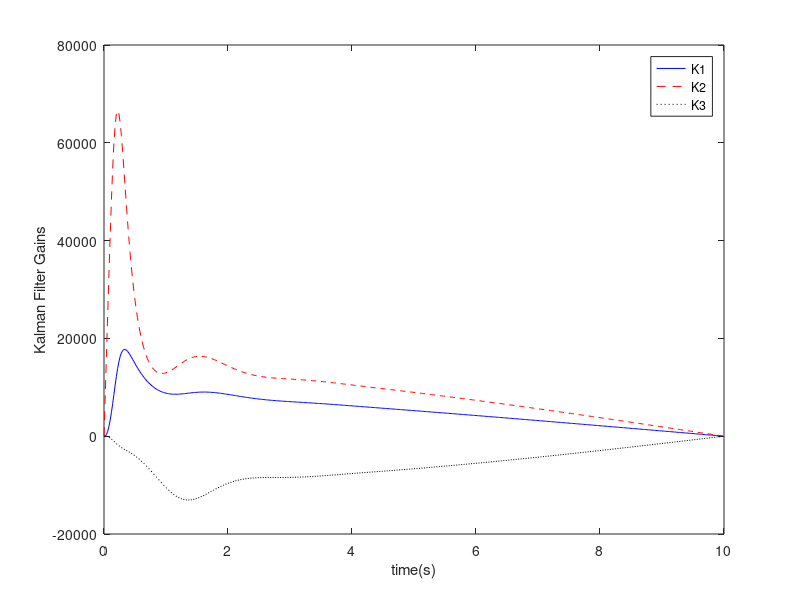
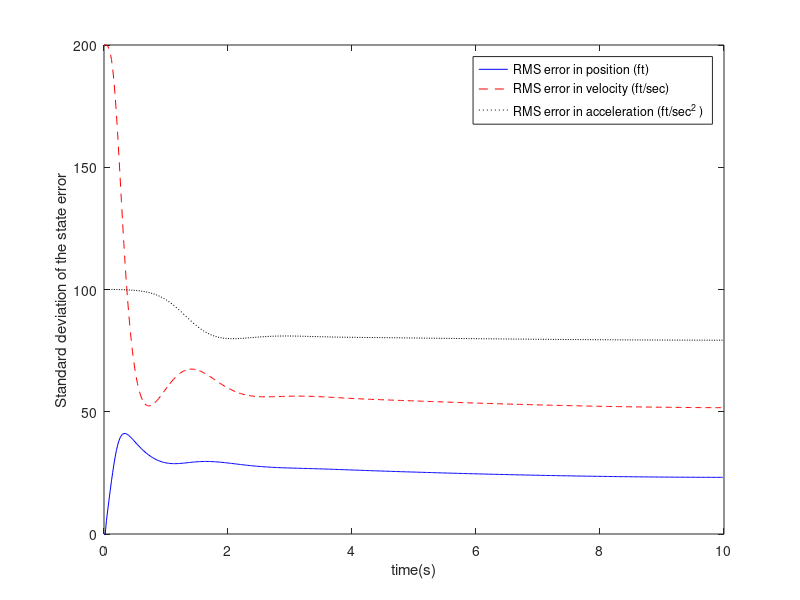
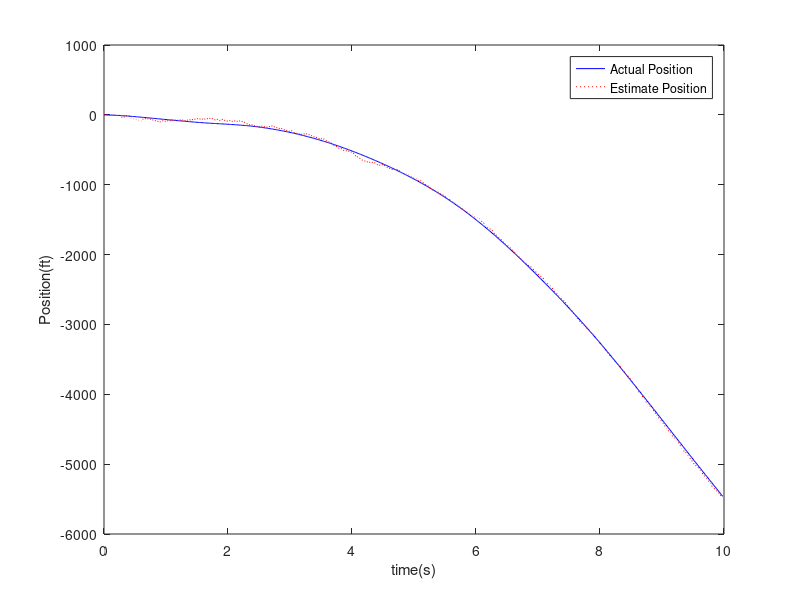
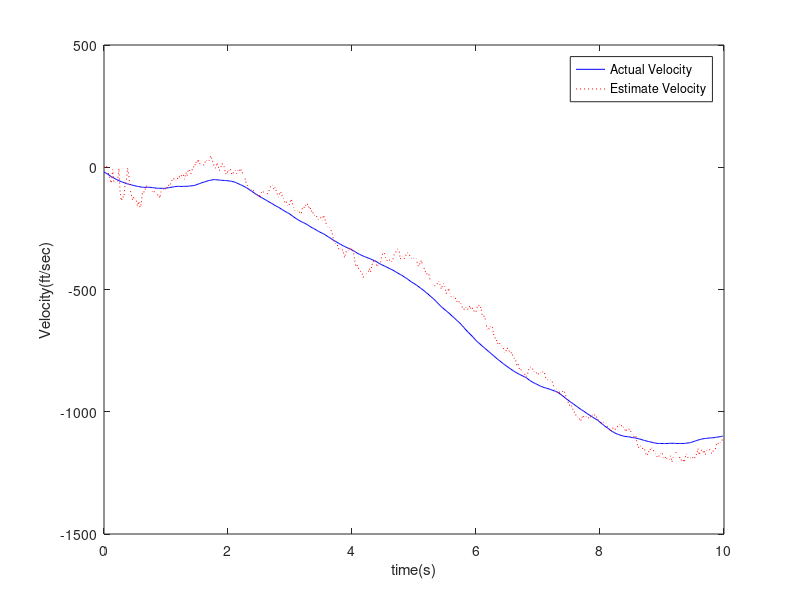

MATLAB code for these plots, in order:
% ---------------------------------------------------
% MAE 271B Project
% Zhiyuan Cao
% 02/27/17
% ---------------------------------------------------
clc;clear;
% ---------------------------------------------------
% GLOBAL CONSTANTS
% ---------------------------------------------------
vc = 300;                        % ft/sec
tf = 10;                         % sec
R1 = 15e-6;                      % rad^2sec
R2 = 1.67e-3;                    % rad^2sec^3
tau = 2;                         % sec
dt = 0.02;                       % sec
sdt = sqrt(dt);                  % sqrt(dt)
t = linspace(0, tf-dt, tf/dt)';  % discrete t
m = length(t);
ns = 1;                         % number of simulation
% ---------------------------------------------------
% STATS
% ---------------------------------------------------
y_mea = 0;
v_mea = 0;
a_mea = 0;
n_mea =0;                       
y_sig = 0;
v_sig = 200;
v_var = 200^2;
a_sig = 100;
a_var = 100^2;
V = zeros(1, m);                  % State Noise PSD
for ii = 1 : m
    V(ii) = R1 + R2/((tf-t(ii))^2);
end
% -----------------------------------------------
% STATE SPACE
% -----------------------------------------------
F = [0 1 0; 0 0 -1; 0 0 -1/tau];
B = [0 1 0]';
G = [0 0 1]';
W = G*a_sig^2*G';
H = zeros(3, m);                 % Measurement Matrix
M = zeros(3, 3, m);
for ii = 1 : m
    H(:, ii) = [1/(vc*(tf-t(ii))) 0 0];
    M(:, :, ii) = H(:, ii)*H(:, ii)'/V(ii);
end
% -----------------------------------------------
% GLOBAL DATA STRUCTURE
% -----------------------------------------------
err_g = zeros(3, m, ns);          % Global Err
err_aver = zeros(3, m);           % Global Err Aver
P_aver = zeros(3, 3, m);          % Global Var Aver
res_g = zeros(1, m, ns);          % Global Res
res_aver = zeros(1, m);           % Global Res Aver
% ---------------------------------------------------
% Main Loop
% ---------------------------------------------------
for jj = 1:ns
    % -------------------------------------------
    % DATA STRUCTURE
    % -------------------------------------------
    Wat = zeros(1, m);          % Process Noise
    x = zeros(3, m);            % Actual State x
    dx = zeros (3, m);          % Actual Delta x
    n = zeros(1, m);            % State Noise
    z = zeros(1, m);            % Measurement    
    xhat = zeros(3, m);         % Estimate State x
    dxh = zeros(3, m);          % Estimate Delta x    
    P = zeros(3, 3, m);         % Variance
    K = zeros(3, m);            % Kalman Gain    
    err = zeros(3, m);          % Error
    res = zeros(1, m);          % Residues
    % -----------------------------------------------
    % INITILIZE VALUES
    % -----------------------------------------------
    v0 = normrnd(v_mea, v_sig);
    a0 = normrnd(a_mea, a_sig); 
    Wat(1) = normrnd(a_mea, a_sig/sdt);    
    x(:, 1) = [0, v0, a0]';
    dx(:, 1) = F*x(:, 1) + G*Wat(1);
    n(1) = normrnd(0, sqrt(V(1)/dt));    
    z(:, 1) = H(:, 1)'*x(:, 1) + n(1);
    P(:, :, 1) = [0 0 0; 0 v_var 0; 0 0 a_var];
    K(:, 1) = P(:, :, 1)*H(:, 1)/V(1);   
    % -----------------------------------------------
    % UPDATE 
    % -----------------------------------------------
    for ii = 1 : m - 1          
        % UPDATE VARIANCE
        dp = F*P(:, :, ii) + P(:, :, ii)*F'...
            - P(:, :, ii)*M(:, :, ii)*P(:, :, ii)...
            + W;
        P(:, :, ii + 1) = P(:, :, ii) + dp*dt;
        % UPDATE KALMAN GAIN
        K(:, ii + 1) = P(:, :, ii + 1)*H(:, ii + 1)/V(ii + 1);
        % UPDATE INPUT
        Wat(ii + 1) = normrnd(a_mea, sqrt(a_var/dt)); 
        n(ii + 1) = normrnd(n_mea, sqrt(V(ii)/dt));        
        % UPDATE ACTUAL STATE        
        dx(:, ii + 1) = F*x(:, ii) + G*Wat(ii + 1);
        x(:, ii + 1) = x(:, ii) + dx(:, ii + 1)*dt;
        z(:, ii + 1) = H(:, ii + 1)'*x(:, ii + 1) + n(ii + 1);
        % UPDATE ESTIMATE STATE
        dxh(:, ii + 1) = F*xhat(:, ii) + K(:, ii)...
            *(z(:, ii) - H(:, ii)'*xhat(:, ii));
        xhat(:, ii + 1) = xhat(:, ii) + dxh(:, ii + 1)*dt;
        err(:, ii + 1) = xhat(:, ii + 1) - x(:, ii + 1);
        % UPDATE RESIDUE
        res(ii + 1) = z(:, ii + 1) - H(:, ii + 1)'*xhat(:, ii + 1);
    end
    err_g(:, :, jj) = err;
    res_g(:, :, jj) = res;
end
% ---------------------------------------------------
% DATA ANALYSIS
% ---------------------------------------------------
for jj = 1 : ns
   err_aver = err_g(:, :, jj) + err_aver;
   res_aver = res_g(:, :, jj) + res_aver;
end
err_aver = err_aver/ns;
res_aver = res_aver/ns;
for jj = 1 : ns
    for ii = 1 : m
        P_aver(:, :, ii) = P_aver(:, :, ii) + (err_g(:, ii, jj) - err_aver(:, ii))...
            *(err_g(:, ii, jj) - err_aver(:, ii))';
    end
end
res_cor = xcorr(res_aver);
P_aver = P_aver/ns;
%P_aver = P_aver/ns;
% ---------------------------------------------------
% PLOTS
% ---------------------------------------------------
figure (1), plot(t, K(1, :), 'b'),
hold on,    plot(t, K(2, :), 'r--'),
hold on,    plot(t, K(3, :), 'k:'),
hold off,
xlabel('time(s)') % x-axis label
ylabel('Kalman Filter Gains') % y-axis label
legend('K1', 'K2', 'K3');

figure (2), plot(t, sqrt(squeeze(P(1, 1, :))), 'b'),
hold on,    plot(t, sqrt(squeeze(P(2, 2, :))), 'r--'),
hold on,    plot(t, sqrt(squeeze(P(3, 3, :))), 'k:'),
hold off,
xlabel('time(s)') % x-axis label
ylabel('Standard deviation of the state error') % y-axis label
legend('RMS error in position (ft)', ...
    'RMS error in velocity (ft/sec)', ...
    'RMS error in acceleration (ft/sec^2 )');

figure (3), plot(t, x(1, :), 'b-'),
hold on,    plot(t, xhat(1,:), 'r:')
hold off,
xlabel('time(s)') % x-axis label
ylabel('Position(ft)'), % y-axis label
legend('Actual Position', 'Estimate Position');

figure (4), plot(t, x(2, :), 'b-');
hold on,    plot(t, xhat(2,:), 'r:')
hold off,
xlabel('time(s)') % x-axis label
ylabel('Velocity(ft/sec)'), % y-axis label
legend('Actual Velocity', 'Estimate Velocity');

figure (5), plot(t, x(3, :), 'b-'),
hold on,    plot(t, xhat(3,:), 'r:')
hold off,
xlabel('time(s)') % x-axis label
ylabel('Acceleration(ft/sec^2)'), % y-axis label
legend('Actual Acceleration', 'Estimate Acceleration');

% figure (6),
% subplot(3,1,1), plot(t, sqrt(squeeze(P(1, 1, :))), 'b:'),
% hold on,        plot(t, -sqrt(squeeze(P(1, 1, :))), 'b:'),
% hold on,        plot(t, err_aver(1, :), 'r'),
% xlabel('time(s)') % x-axis label
% ylabel('Position(ft)'), % y-axis label
% hold off;
% subplot(3,1,2), plot(t, sqrt(squeeze(P(2, 2, :))), 'b:'),
% hold on,        plot(t, -sqrt(squeeze(P(2, 2, :))), 'b:'),
% hold on,        plot(t, err_aver(2, :), 'r'),
% xlabel('time(s)') % x-axis label
% ylabel('Velocity(ft/sec)'), % y-axis label
% hold off;
% subplot(3,1,3), plot(t, sqrt(squeeze(P(3, 3, :))), 'b:'),
% hold on,        plot(t, -sqrt(squeeze(P(3, 3, :))), 'b:'),
% hold on,        plot(t, err_aver(3, :), 'r'),
% xlabel('time(s)') % x-axis label
% ylabel('Acceleration(ft/sec^2)'), % y-axis label
% hold off;
% 
% figure (7), plot(t, sqrt(squeeze(P(1, 1, :))), 'b'),
% hold on,    plot(t, sqrt(squeeze(P_aver(1, 1, :))), 'b:'),
% hold on,    plot(t, sqrt(squeeze(P(2, 2, :))), 'r'),
% hold on,    plot(t, sqrt(squeeze(P_aver(2, 2, :))), 'r:'),
% hold on,    plot(t, sqrt(squeeze(P(3, 3, :))), 'g'),
% hold on,    plot(t, sqrt(squeeze(P_aver(3, 3, :))), 'g:'),
% hold off,
% xlabel('time(s)') % x-axis label
% ylabel('Standard deviation of the state error') % y-axis label
% legend('A priori variance in position (ft)', ...
%     'Actual error variance in position (ft)',...
%     'A priori variance in velocity (ft/sec)', ...
%     'Actual error variance in velocity (ft/sec)',...
%     'A priori variance in acceleration (ft/sec^2 )', ...
%     'Actual error variance in acceleration (ft/sec^2)');

% c = linspace(-10,10,1999);
% figure (8), plot(c,res_cor),
% xlabel('t-\tau') % x-axis label
% ylabel('Cross Corrletion'); % y-axis label

